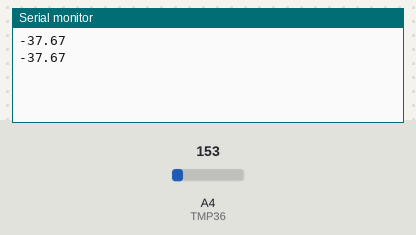
Simulated run of this sketch. Board: Arduino Uno, built with avr-gcc and run on an emulated ATmega328P. Parts: the last lines printed to the serial monitor. The inputs (shaded band) are chosen by the test bench; at power-on: A4 (TMP36) = 153.

Above: at 1.8 s.
1.9 s: A4 (TMP36) set to 165
At 2.5 s:
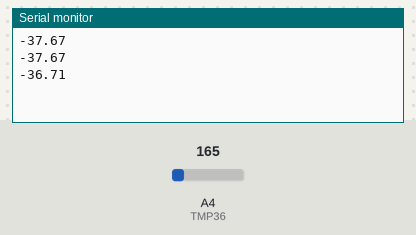
3.4 s: A4 (TMP36) set to 175
At 4.8 s:
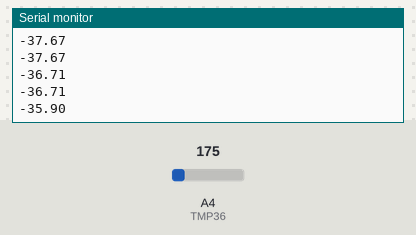
Timing chart, 0 to 6.4 s (numbered marks = the images above; inputs shaded):
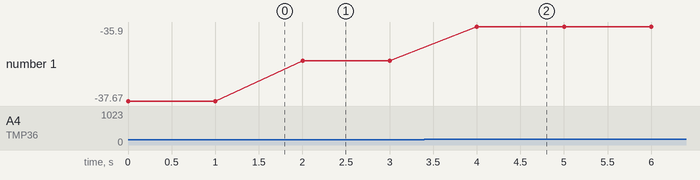

Measured:
- after the input at 1.9 s, the serial monitor: prints a new line after 0.10 s (image 1)
- after the input at 3.4 s, the serial monitor: prints a new line after 0.60 s (image 2)
- plotted number 1: -37.67 → -36.71 after the input at 1.9 s, -36.71 → -35.9 after the input at 3.4 s

The sketch:

TMP36.ino
```cpp
/****************************************************************
 *                THERMOMETER WITH SERIAL MONITOR
 *                ===============================
 *
 * In this program a TMP36 type analog temperature sensor chip
 * is connected to GPIO pin 4 which is also an analog input.
 * The program reads the ambient temperature every second and
 * sends the readings to the Serial Monitor
 *
 *
 * Program: TMP36
 * Date   : July, 2017
 **************************************************************/
#define TMP36 4

void setup()
{
   Serial.begin(9600);
}


//
// Read the ambient temperaure, convert into Degrees Centigrade
// and send the readings to the Serial Monitor. Repeat this
// process every second
//
void loop()
{
   int Temp = analogRead(TMP36);
   float mV = Temp * 3300.0 / 4096.0;
   float Temperature = (mV - 500.0) / 10.0;
   Serial.println(Temperature);
   delay(1000);
}
```
